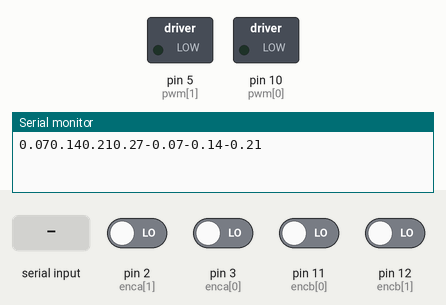
A sketch run on a simulated Arduino Uno, built with avr-gcc and run on an emulated ATmega328P. On the bench: switched loads named in the sketch (green lamp = pin HIGH), the last lines printed to the serial monitor. The test bench sets the inputs (shaded band); at power-on: pin 2 (enca[1]), pin 3 (enca[0]), pin 11 (encb[0]), pin 12 (encb[1]) LOW.

Above: at 0.9 s.
1.0 s: "M590\n" received over Serial
At 3.1 s:
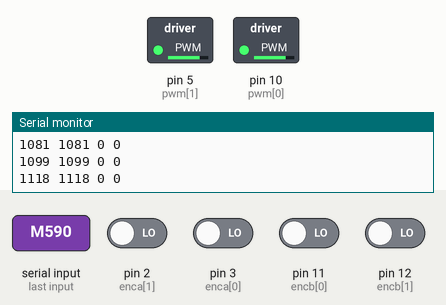
3.5 s: pin 2 (enca[1]) driven HIGH
5.0 s: pin 3 (enca[0]) driven HIGH
At 43.71 s:
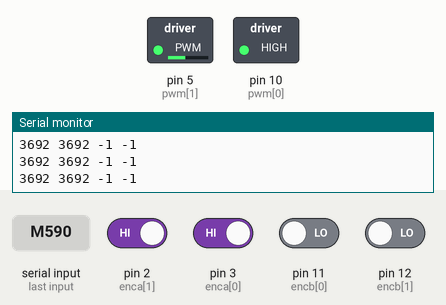
Timing chart, 0 to 45.6 s (numbered marks = the images above; inputs shaded):
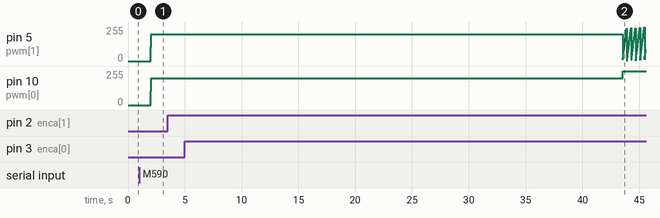

The sketch:

phase3.ino
```cpp
#include <util/atomic.h>
#include <math.h>


#include "Dictionary.h"
const int maxDigits = 10;  // Adjust this according to the maximum number of digits you expect
int numbers[maxDigits];
int degrees[maxDigits];
int numbersLength = 0;
float bigForward = 0.42;
float smallForward = 0.295;
float rotate90 = 0.14 ;
float rotate180 = 0.134 * 2 ;
float rotate45 = 0.135 / 2 ;
float rotate135 = rotate45 + rotate90;
int travelTime[maxDigits * 2];
float velocities[maxDigits * 2][2];
Dictionary<int, float> m;
// Map direction numbers to degrees
int directionDegrees[] = {0, 0, 45, 90, 135, 180, -135, -90, -45};
int current_angle = 0;


bool MOVE = true;

class SimplePID {
  private:
    float kp, kd, ki, umax;
    float eprev, eintegral;

  public:
    SimplePID() : kp(1), kd(0), ki(0), umax(150), eprev(0.0), eintegral(0.0) {}

    void setParams(float kpIn, float kdIn, float kiIn, float umaxIn) {
      kp = kpIn; kd = kdIn; ki = kiIn; umax = umaxIn;
    }

    void evalu(int value, int target, float deltaT, int &pwr, int &dir) {
      int e = target - value;
      float dedt = (e - eprev) / (deltaT);
      eintegral = eintegral + e * deltaT;
      float u = kp * e + kd * dedt + ki * eintegral;
      pwr = (int) fabs(u);
      if ( pwr > umax ) {
        pwr = umax;
      }
      dir = 1;
      if (u < 0) {
        dir = -1;
      }
      eprev = e;
    }
};

#define NMOTORS 2
#define M0 0
#define M1 1


const int enca[] = { 3, 2} ;
const int encb[] = { 11, 12};
const int pwm[] = { 10, 5};
const int in1[] = { 8, 7};
const int in2[] = { 9, 6};

long prevT = 0;
int posPrev[] = {0, 0};

volatile int posi[] = {0, 0};

SimplePID pid[NMOTORS];

void setMotor(int dir, int pwmVal, int pwm, int in1, int in2) {
  analogWrite(pwm, pwmVal);
  if (dir == 1) {
    digitalWrite(in1, HIGH);
    digitalWrite(in2, LOW);
  }
  else if (dir == -1) {
    digitalWrite(in1, LOW);
    digitalWrite(in2, HIGH);
  }
  else {
    digitalWrite(in1, LOW);
    digitalWrite(in2, LOW);
  }
}

template <int j>
void readEncoder() {
  int b = digitalRead(encb[j]);
  if (b > 0) {
    posi[j]++;
  }
  else {
    posi[j]--;
  }
}

float target_f[] = {0, 0};
long target[] = {0, 0};
int tot = 0;

void setTarget(float t, float deltaT) {
  float positionChange[2] = {0.0, 0.0};
  float pulsesPerMeter = 350 * 7.402;
  float accumulatedTime = 0.0;

  for (int i = 0; i < maxDigits * 2; i++) {
    accumulatedTime += travelTime[i];
    if (t < accumulatedTime) {
      positionChange[0] = velocities[i][0] * deltaT * pulsesPerMeter;
      positionChange[1] = velocities[i][1] * deltaT * pulsesPerMeter;
      break;
    }
  }

  if (t >= accumulatedTime) {
    MOVE = false;
  }

  // Update targets
  for (int k = 0; k < 2; k++) {
    target_f[k] += positionChange[k];
  }
  target[0] = (long) target_f[0];
  target[1] = (long) target_f[1];
}

long St = 0;

void moove() {

  if (St == 0) {
    St = micros(); // Store the start time on the first call
  }

  long currT = micros() - St;

  float deltaT = ((float) (currT - prevT)) / ( 1.0e6 );
  prevT = currT;
  setTarget(currT / 1.0e6, deltaT);
  long pos[2];
  ATOMIC_BLOCK(ATOMIC_RESTORESTATE) {
    for (int k = 0; k < NMOTORS; k++) {
      pos[k] = posi[k];
    }
  }
  for (int k = 0; k < NMOTORS; k++) {
    int pwr, dir;
    pid[k].evalu(pos[k], target[k], deltaT, pwr, dir);
    setMotor(dir, pwr, pwm[k], in1[k], in2[k]);
  }
  for (int i = 0; i < 2; i++) {
    Serial.print(target[i]);
    Serial.print(" ");
  }
  for (int i = 0; i < 2; i++) {
    Serial.print(pos[i]);
    Serial.print(" ");
  }
  Serial.println();
}

void calculateDegrees() {
  int currentOrientation = 0;  // Assuming initial orientation is 0 degrees

  for (int i = 0; i < numbersLength; i++) {
    int targetOrientation = directionDegrees[numbers[i]];
    int turn = targetOrientation - currentOrientation;

    // Adjust turn to be within the range [-180, 180]
    if (turn > 180) {
      turn -= 360;
    } else if (turn < -180) {
      turn += 360;
    }

    degrees[i] = turn;
    currentOrientation = targetOrientation;
  }
}

void setup() {
  Serial.begin(9600);

  m[0] = 0;
  m[45] = rotate45;
  m[90] = rotate90;
  m[135] = rotate135;
  m[-45] = -rotate45;
  m[-90] = -rotate90;
  m[-135] = -rotate135;
  m[180] = rotate180;
  Serial.print(m[45]);
  Serial.print(m[90]);
  Serial.print(m[135]);
  Serial.print(m[180]);
  Serial.print(m[-45]);
  Serial.print(m[-90]);
  Serial.print(m[-135]);

  while (true) {
    if (Serial.available() > 0) {
      String input = Serial.readStringUntil('\n');  // Read the incoming data until newline character
      input.trim();  // Remove any leading or trailing whitespace

      if (input.startsWith("M5")) {
        input = input.substring(2);  // Remove "M5" from the input

        // Clear the previous numbers array
        memset(numbers, 0, sizeof(numbers));
        numbersLength = 0;

        for (int i = 0; i < input.length(); i++) {
          if (isDigit(input[i])) {
            if (numbersLength < maxDigits) {
              numbers[numbersLength++] = input[i] - '0';  // Convert char to int and store in array
            } else {
              Serial.println("Error: Input exceeds maximum digits length.");
              break;
            }
          }
        }

        // Calculate the degrees array
        calculateDegrees();


        // Print the numbers array
        Serial.print("Received numbers: ");
        for (int i = 0; i < numbersLength; i++) {
          Serial.print(numbers[i]);
          if (i < numbersLength - 1) {
            Serial.print(", ");
          }
        }
        Serial.println();

        break;  // Exit the while loop after successfully reading the data
      } else {
        Serial.println("Data does not start with 'M5'. Waiting for valid data...");
      }
    }
  }

  int j = 0;
  for (int i = 0; i < numbersLength; i++) {
    velocities[j][0] = m[degrees[i]];
    velocities[j][1] = -m[degrees[i]];
    travelTime[j] = 1;
    if(degrees[i]==0)travelTime[j] =0;
    j++;
    if ((degrees[i] + current_angle) % 10 == 0) {
      velocities[j][0] = smallForward;
      velocities[j][1] = smallForward;
    } else {
      velocities[j][0] = bigForward;
      velocities[j][1] = bigForward;
    }
    current_angle += degrees[i];
    travelTime[j] = 2;
    j++;
  }


  for (int k = 0; k < NMOTORS; k++) {
    pinMode(enca[k], INPUT);
    pinMode(encb[k], INPUT);
    pid[k].setParams(1.8, 0.08, 0.18, 200);
  }
  attachInterrupt(digitalPinToInterrupt(enca[M0]), readEncoder<M0>, RISING);
  attachInterrupt(digitalPinToInterrupt(enca[M1]), readEncoder<M1>, RISING);
}


void loop() {
  moove();
}
```

Dictionary.h
```cpp
// Dictionary.h
#ifndef DICTIONARY_H
#define DICTIONARY_H

#include <Arduino.h>

template <typename TKey, typename TValue>
class Dictionary {
private:
    struct KeyValuePair {
        TKey key;
        TValue value;
        KeyValuePair* next;
    };

    KeyValuePair* head;

    KeyValuePair* findPair(const TKey& key) const {
        KeyValuePair* current = head;
        while (current != nullptr) {
            if (current->key == key) {
                return current;
            }
            current = current->next;
        }
        return nullptr;
    }

public:
    Dictionary() : head(nullptr) {}

    ~Dictionary() {
        clear();
    }

    TValue& operator[](const TKey& key) {
        KeyValuePair* pair = findPair(key);
        if (pair == nullptr) {
            // Create a new key-value pair if it doesn't exist
            KeyValuePair* newPair = new KeyValuePair();
            newPair->key = key;
            newPair->value = TValue();  // Default value
            newPair->next = head;
            head = newPair;
            return newPair->value;
        } else {
            return pair->value;
        }
    }

    bool remove(const TKey& key) {
        KeyValuePair* current = head;
        KeyValuePair* previous = nullptr;

        while (current != nullptr) {
            if (current->key == key) {
                if (previous == nullptr) {
                    head = current->next;
                } else {
                    previous->next = current->next;
                }
                delete current;
                return true;
            }
            previous = current;
            current = current->next;
        }
        return false;
    }

    void clear() {
        KeyValuePair* current = head;
        while (current != nullptr) {
            KeyValuePair* next = current->next;
            delete current;
            current = next;
        }
        head = nullptr;
    }
};

#endif
```

Measured:
- after the input at 1.0 s, pin 5 (pwm[1]), pin 10 (pwm[0]): 0/255 → 200/255 after 1.0 s
